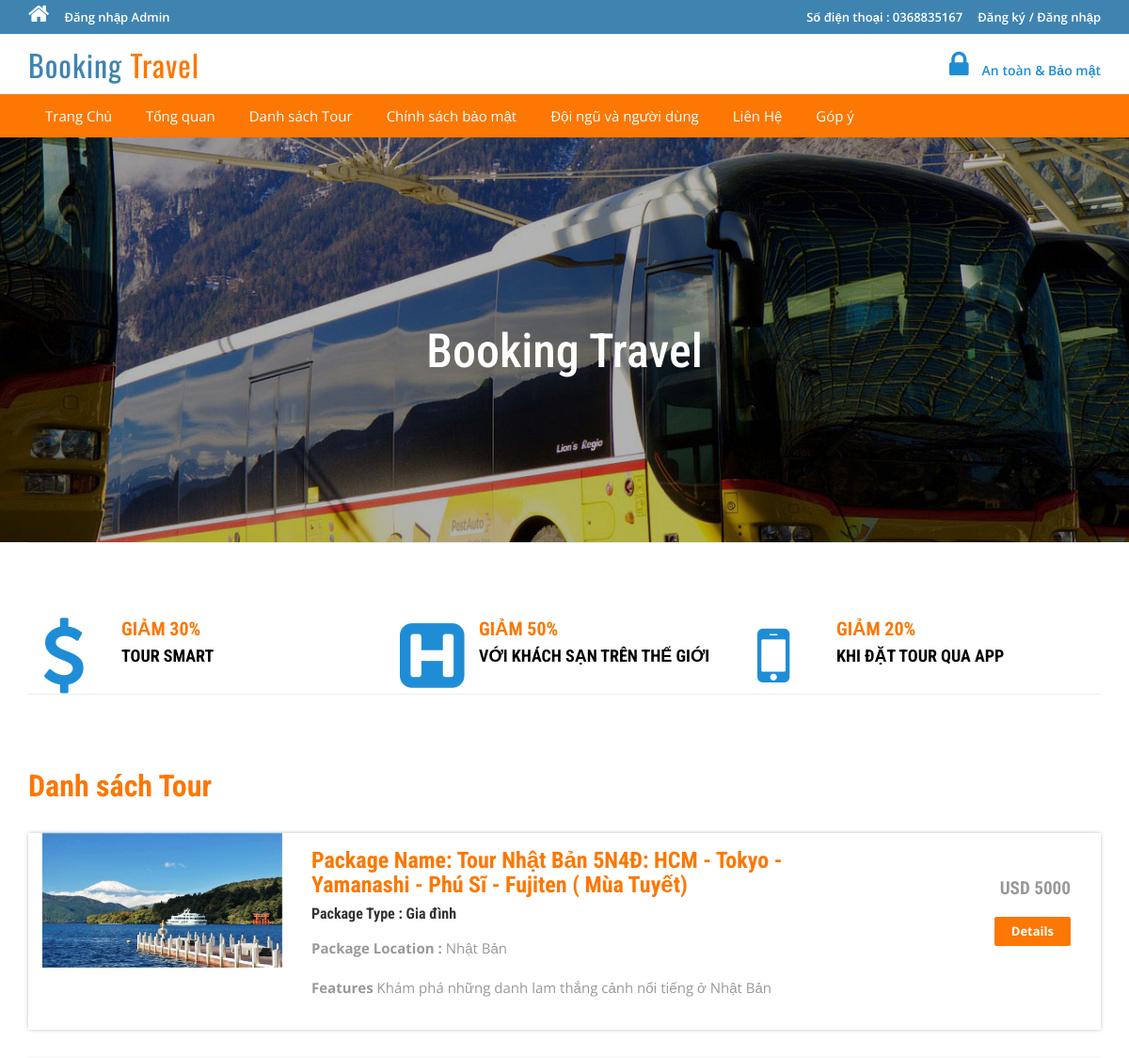
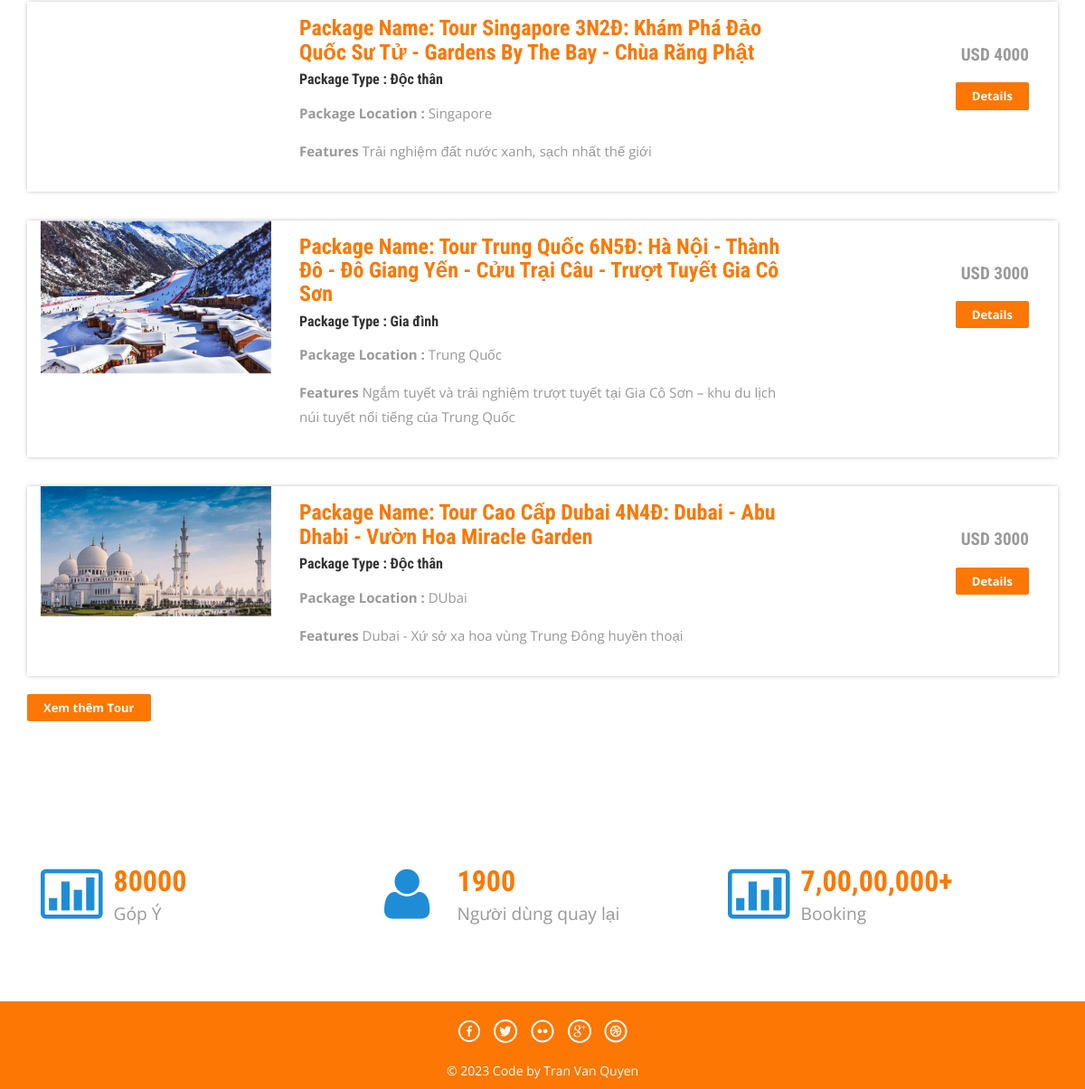
Screenshot of /tms/index.php with the database file from the repository (2 pictures, top to bottom).
### tables this page shows
CREATE TABLE `tbltourpackages` (
  `PackageId` int(11) NOT NULL,
  `PackageName` longtext DEFAULT NULL,
  `PackageType` longtext DEFAULT NULL,
  `PackageLocation` longtext DEFAULT NULL,
  `PackagePrice` int(11) DEFAULT NULL,
  `PackageFetures` longtext DEFAULT NULL,
  `PackageDetails` longtext DEFAULT NULL,
  `PackageImage` varchar(100) DEFAULT NULL,
  `Creationdate` timestamp NULL DEFAULT current_timestamp(),
  `UpdationDate` timestamp NULL DEFAULT NULL ON UPDATE current_timestamp()
);

### tms/index.php (the view, shortened to what this page needs)
<?php
include('includes/config.php');
?>
<!DOCTYPE HTML>
<html>
<head>
<link href="css/bootstrap.css" rel='stylesheet' type='text/css' />
<link href="css/style.css" rel='stylesheet' type='text/css' />
<link href="css/font-awesome.css" rel="stylesheet">
<link href="css/animate.css" rel="stylesheet" type="text/css" media="all">
</head>
<body>
<div class="banner">
	<div class="container">
		<h1 class="wow zoomIn animated animated" data-wow-delay=".5s" style="visibility: visible; animation-delay: 0.5s; animation-name: zoomIn;"> Booking Travel</h1>
	</div>
</div>
<div class="container">
	<div class="rupes">
		<div class="col-md-4 rupes-left wow fadeInDown animated animated" data-wow-delay=".5s" style="visibility: visible; animation-delay: 0.5s; animation-name: fadeInDown;">
			<div class="rup-left">
				<a href="offers.html"><i class="fa fa-usd"></i></a>
			</div>
			<div class="rup-rgt">
				<h3>GIẢM 30%</h3>
				<h4><a href="offers.html">TOUR SMART</a></h4>
			</div>
				<div class="clearfix"></div>
		</div>
		<div class="col-md-4 rupes-left wow fadeInDown animated animated" data-wow-delay=".5s" style="visibility: visible; animation-delay: 0.5s; animation-name: fadeInDown;">
			<div class="rup-left">
				<a href="offers.html"><i class="fa fa-h-square"></i></a>
			</div>
			<div class="rup-rgt">
				<h3>GIẢM 50%</h3>
				<h4><a href="offers.html">VỚI KHÁCH SẠN TRÊN THẾ GIỚI</a></h4>
			</div>
				<div class="clearfix"></div>
		</div>
		<div class="col-md-4 rupes-left wow fadeInDown animated animated" data-wow-delay=".5s" style="visibility: visible; animation-delay: 0.5s; animation-name: fadeInDown;">
			<div class="rup-left">
				<a href="offers.html"><i class="fa fa-mobile"></i></a>
			</div>
			<div class="rup-rgt">
				<h3>GIẢM 20%</h3>
				<h4><a href="offers.html">KHI ĐẶT TOUR QUA APP</a></h4>
			</div>
				<div class="clearfix"></div>
		</div>
	</div>
</div>
<div class="container">
	<div class="holiday">
	<h3>Danh sách Tour</h3>
<?php $sql = "SELECT * from tbltourpackages order by rand() limit 4";
$query = $dbh->prepare($sql);
$query->execute();
$results=$query->fetchAll(PDO::FETCH_OBJ);
if($query->rowCount() > 0)
{
foreach($results as $result)
{	?>
			<div class="rom-btm">
				<div class="col-md-3 room-left wow fadeInLeft animated" data-wow-delay=".5s">
					<img src="admin/pacakgeimages/<?php echo htmlentities($result->PackageImage);?>" class="img-responsive" alt="">
				</div>
				<div class="col-md-6 room-midle wow fadeInUp animated" data-wow-delay=".5s">
					<h4>Package Name: <?php echo htmlentities($result->PackageName);?></h4>
					<h6>Package Type : <?php echo htmlentities($result->PackageType);?></h6>
					<p><b>Package Location :</b> <?php echo htmlentities($result->PackageLocation);?></p>
					<p><b>Features</b> <?php echo htmlentities($result->PackageFetures);?></p>
				</div>
				<div class="col-md-3 room-right wow fadeInRight animated" data-wow-delay=".5s">
					<h5>USD <?php echo htmlentities($result->PackagePrice);?></h5>
					<a href="package-details.php?pkgid=<?php echo htmlentities($result->PackageId);?>" class="view">Details</a>
				</div>
				<div class="clearfix"></div>
			</div>
<?php }} ?>
<div><a href="package-list.php" class="view">Xem thêm Tour</a></div>
</div>
	</div>
<div class="routes">
	<div class="container">
		<div class="col-md-4 routes-left wow fadeInRight animated" data-wow-delay=".5s">
			<div class="rou-left">
				<a href="#"><i class="fa fa-ticket"></i></a>
			</div>
			<div class="rou-rgt wow fadeInDown animated" data-wow-delay=".5s">
				<h3>80000</h3>
				<p>Góp Ý</p>
			</div>
				<div class="clearfix"></div>
		</div>
		<div class="col-md-4 routes-left">
			<div class="rou-left">
				<a href="#"><i class="fa fa-user"></i></a>
			</div>
			<div class="rou-rgt">
				<h3>1900</h3>
				<p>Người dùng quay lại</p>
			</div>
				<div class="clearfix"></div>
		</div>
		<div class="col-md-4 routes-left wow fadeInRight animated" data-wow-delay=".5s">
			<div class="rou-left">
				<a href="#"><i class="fa fa-ticket"></i></a>
			</div>
			<div class="rou-rgt">
				<h3>7,00,00,000+</h3>
				<p>Booking</p>
			</div>
				<div class="clearfix"></div>
		</div>
		<div class="clearfix"></div>
	</div>
</div>
</body>
</html>

### tms/css/style.css (style rules this page uses)
html, body { font-size: 100%; background: #fff; font-family: 'Open Sans', sans-serif; }
body a,.grid_1,plan_1,plan_1.one,plan_1.two,i.icon1, i.icon2, i.icon3, i.icon4, i.icon5, i.icon6 { transition:0.5s all; -webkit-transition:0.5s all; -moz-transition:0.5s all; -o-transition:0.5s all; -ms-transition:0.5s all; }
h1,h2,h3,h4,h5,h6 { margin:0; font-family: 'Roboto Condensed', sans-serif; }
p { margin:0; }
.banner { background: url(../images/3.jpg)no-repeat; background-size: cover; -webkit-background-size: cover; -o-background-size: cover; -ms-background-size: cover; -moz-background-size: cover; min-height: 430px; }
.banner h1 { font-size: 50px; margin-bottom: 40px; padding: 4em 0 0; text-align: center; color: #ffffff; }
.rup-left { float: left; width: 24%; }
.rup-rgt { float: left; width: 76%; }
.rupes { padding: 5em 0; border-top: 1px solid rgba(236, 236, 236, 0.9); border-bottom: 1px solid rgba(236, 236, 236, 0.9); }
i.fa.fa-usd { font-size: 5em; color: #1f8dd6; }
i.fa.fa-h-square { font-size: 5em; color: #1f8dd6; }
i.fa.fa-mobile { font-size:5em; color: #1f8dd6; }
.rupes h3 { font-size: 20px; color: #fc7703; font-weight: 700; }
.rupes h4 { font-size: 18px; margin: 8px 0; font-weight: 700; }
.rupes h4 a { color: #000000; }
.rup-left a { display: inline-block; }
.routes { padding: 5em 0; }
.rou-left { float: left; width: 23%; }
.rou-rgt { float: left; width: 70%; }
i.fa.fa-truck,i.fa.fa-user,i.fa.fa-ticket { font-size: 4em; color:#1f8dd6; }
.routes h3 { font-size: 2em; font-weight: 700; color: #fc7703; }
.routes p { font-size: 1.2em; color: #999; line-height: 1.8em; }
.holiday { padding: 5em 0; }
.holiday h3 { font-size: 2em; font-weight: 700; color: #fc7703; }
.holiday p { font-size: 1.2em; line-height: 1.8em; margin: 1em 0; color: #999; }
a.view { padding: 6px 18px; font-weight: 700; color: #fff; background-color: #fc7703; border: 0; font-size: 13px; border-radius: 2px; -webkit-transition: all .2s; -moz-transition: all .2s; transition: all .2s; margin-top: 20px; display: inline-block; }
.rom-btm { margin-top: 2em; box-shadow: 0px 0px 5px -1px rgba(0, 0, 0, 0.37); }
.rom-btm h4 { font-size: 1.5em; font-weight: 700; color: #fc7703; }
.rom-btm p { font-size: 15px; color: #999; }
.rom-btm h6 { font-size: 1em; font-weight: 700; margin: 0.5em 0; }
.room-right { text-align: right; padding: 3em 2em; }
.room-midle { padding: 1em; }
.rom-btm h5 { font-size: 1.2em; font-weight: 700; color: #999; }

### rows the page displays
tbltourpackages: PackageImage (picture), PackageName "Tour Nhật Bản 5N4Đ: HCM - Tokyo - Yamanashi - Phú Sĩ - Fujiten ( Mùa Tuyết)", PackageType "Gia đình", PackageLocation "Nhật Bản", PackageFetures "Khám phá những danh lam thắng cảnh nổi tiếng ở Nhật Bản", PackagePrice "5000"
tbltourpackages: PackageName "Tour Singapore 3N2Đ: Khám Phá Đảo Quốc Sư Tử - Gardens By The Bay - Chùa Răng Phật", PackageType "Độc thân", PackageLocation "Singapore", PackageFetures "Trải nghiệm đất nước xanh, sạch nhất thế giới", PackagePrice "4000"
tbltourpackages: PackageImage (picture), PackageName "Tour Trung Quốc 6N5Đ: Hà Nội - Thành Đô - Đô Giang Yến - Cửu Trại Câu - Trượt Tuyết Gia Cô Sơn", PackageType "Gia đình", PackageLocation "Trung Quốc", PackageFetures "Ngắm tuyết và trải nghiệm trượt tuyết tại Gia Cô Sơn – khu du lịch núi tuyết nổi tiếng của Trung Quốc", PackagePrice "3000"
tbltourpackages: PackageImage (picture), PackageName "Tour Cao Cấp Dubai 4N4Đ: Dubai - Abu Dhabi - Vườn Hoa Miracle Garden", PackageType "Độc thân", PackageLocation "DUbai", PackageFetures "Dubai - Xứ sở xa hoa vùng Trung Đông huyền thoại", PackagePrice "3000"
